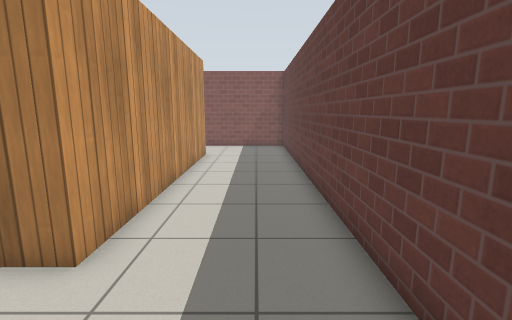
View 1 (above)

18 first-person views from a walk through a robot-simulator world made for Gazebo. The camera is 1.2 m above the floor, tilts 10° down and sees 85° across. The floor is counted in squares, 0.5 m on a side. Each view is taken from the middle of a square. On the plan, view 1 faces up. The plan holds only what a view shows up to about 18 squares ahead; the rest is blank. The place goes on beyond the plan. Gazebo's built-in surfaces are drawn with simple patterns.

View 2
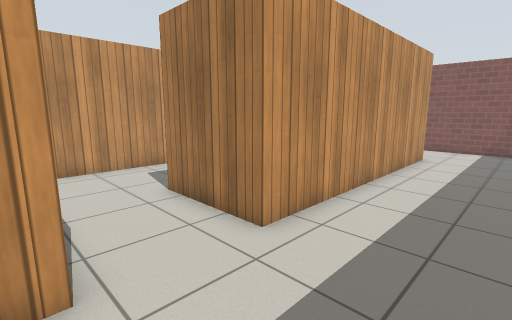

View 3
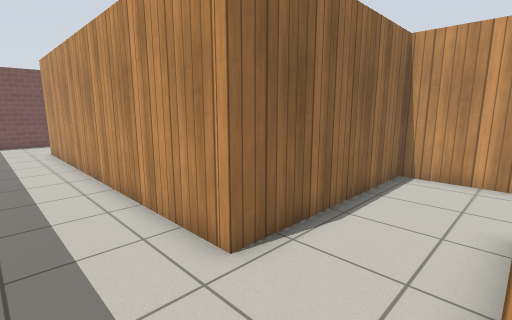

View 4
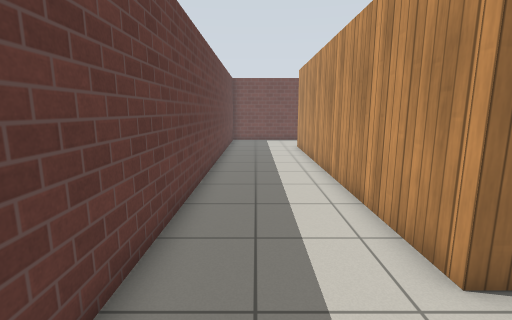

View 5
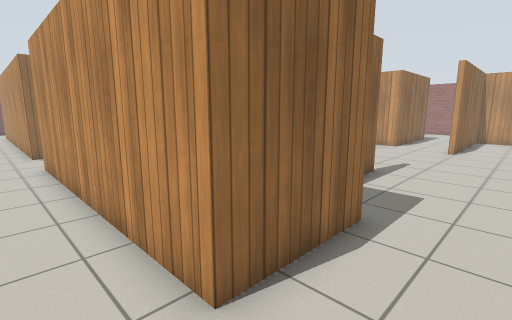

View 6
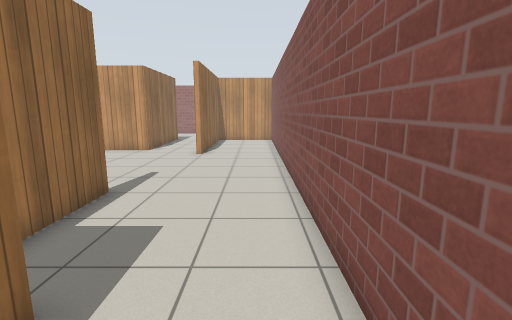

View 7
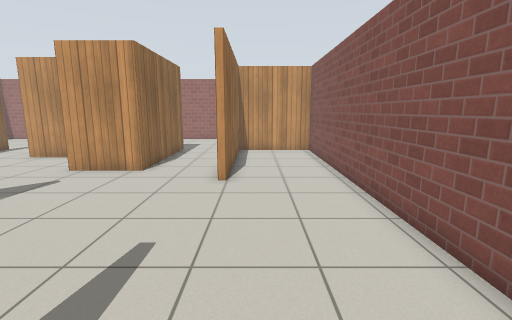

View 8
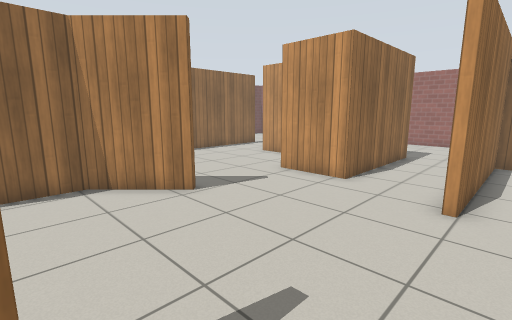

View 9
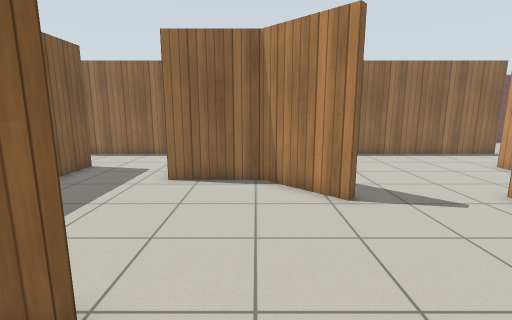

View 10
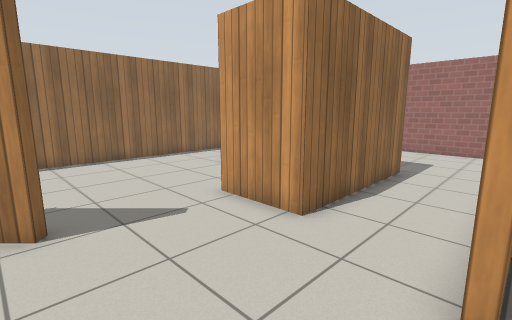

View 11
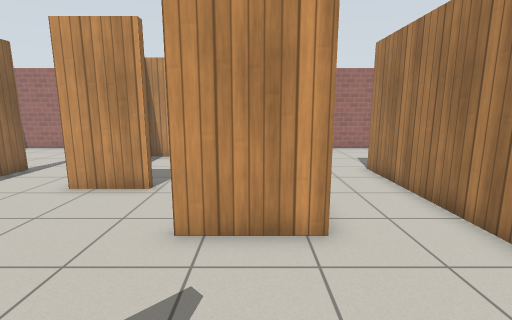

View 12
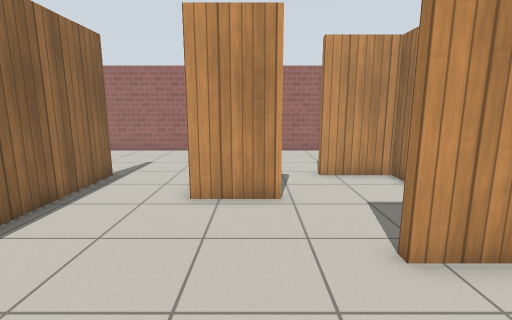

View 13
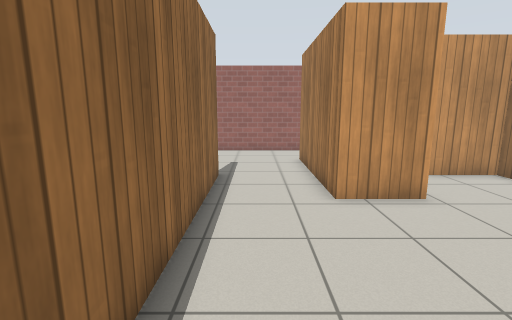

View 14
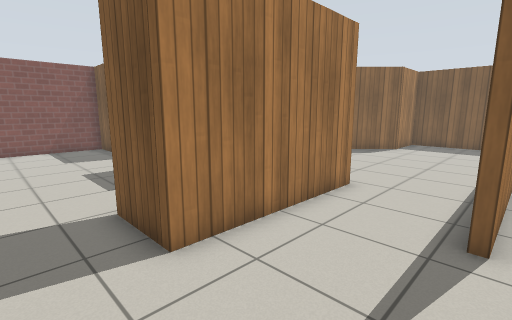

View 15
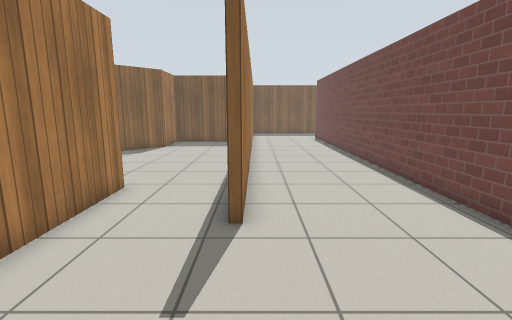

View 16
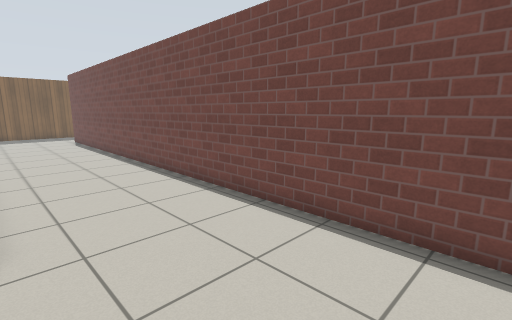

View 17
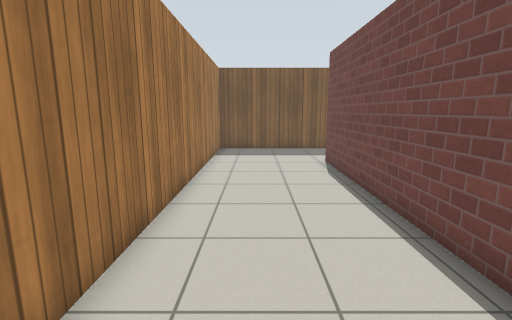

View 18
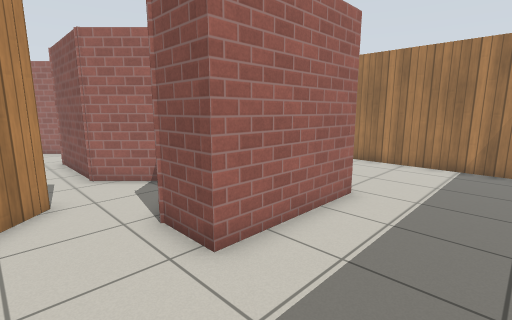

### Floor plan
Ten units are one square. View 1 is at (0, 0); x grows to the right and y downward. Boxes are objects, and circles mark ways between rooms. Rooms are numbered by the first view taken in them; rooms with no view inside come last. Other rooms are left out.
<svg viewBox="-345 -198 369 338">
<path fill="none" stroke="#000" d="M-109 -61 -109 -6 -28 -6 -28 135M-121 -136 -89 -136M-69 -155 -28 -155 -28 -40 -68 -40 -68 -61M-168 -85 -165 -88 -142 -64 -109 -64M-211 -114 -211 -84M4 -193 -273 -193 -273 -150 -194 -150M19 135 19 -181M-211 -84 -215 -84M-244 -68 -244 -42M-130 -61 -143 -61 -164 -82M-245 -6 -176 -6M-112 -21 -112 -44M-130 87 -147 104M-123 119 -112 130M-244 -42 -309 -42M-274 -6 -245 -6M-31 66 -31 -3 -274 -3M-330 54 -77 54 -77 104 -97 104M-340 -25 -340 50M-276 -114 -211 -114M-340 -134 -340 -75M-275 -175 -275 -193 -324 -193M-306 -55 -306 -45M-340 -174 -340 -149M-309 -42 -309 -67M-208 -147 -275 -147M-340 -47 -340 -25M-262 -111 -273 -111 -273 -84"/>
<circle cx="-185" cy="-90" r="3" fill="#2a7"/>
<circle cx="-203" cy="-130" r="3" fill="#2a7"/>
<circle cx="-240" cy="-25" r="3" fill="#2a7"/>
<circle cx="-245" cy="-85" r="3" fill="#2a7"/>
<circle cx="-325" cy="-35" r="3" fill="#2a7"/>
<circle cx="-275" cy="-65" r="3" fill="#2a7"/>
<text x="-80" y="-80">1</text>
<text x="-190" y="-50">2</text>
<text x="-170" y="40">3</text>
<text x="-290" y="-120">4</text>
<text x="-250" y="-80">5</text>
</svg>
Room 1 opens to room 2. Room 1 opens to room 4. Room 2 opens to room 3. Room 2 opens to room 5. Room 3 opens to room 4. Room 4 opens to room 5.

Where each view was taken, in squares from view 1:
view 1: 0 up, 0 right, facing up
view 2: 0 up, 1 right, facing up-left
view 3: 4 up, 0 right, facing down-left
view 4: 4 up, 0 right, facing down
view 5: 18 up, 1 left, facing down-left
view 6: 18 up, 4 left, facing left
view 7: 16 up, 10 left, facing left
view 8: 16 up, 12 left, facing down-left
view 9: 16 up, 14 left, facing down
view 10: 15 up, 16 left, facing down-left
view 11: 10 up, 16 left, facing left
view 12: 6 up, 17 left, facing left
view 13: 2 up, 17 left, facing left
view 14: 0 up, 33 left, facing up-right
view 15: 0 up, 33 left, facing right
view 16: 0 up, 33 left, facing down-right
view 17: 2 down, 21 left, facing right
view 18: 13 down, 4 left, facing up-left
